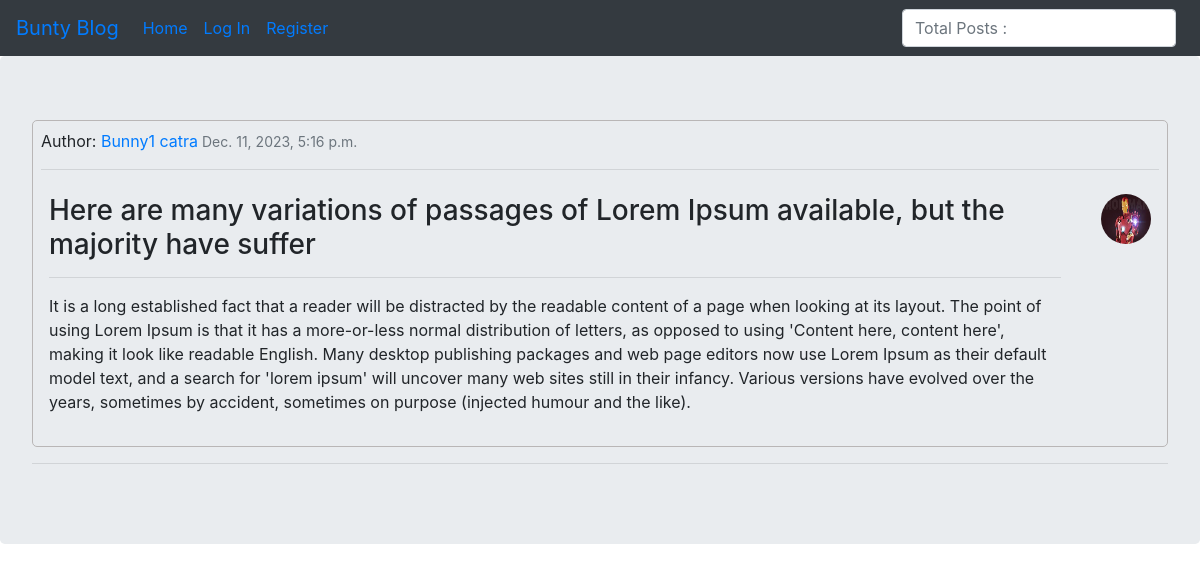
Page /details/3/ on the committed database.
### blogapp/models.py (models this page shows)
class Post(models.Model):
    title=models.CharField(max_length=100)
    body=models.TextField()
    author=models.ForeignKey(User,on_delete=models.CASCADE)
    date=models.DateTimeField(default=timezone.now)

### users/models.py (models this page shows, shortened)
class Profile(models.Model):
    user=models.OneToOneField(User,on_delete=models.CASCADE)
    bio=models.CharField(max_length=30)
    fb_url=models.CharField(max_length=50)
    image=models.ImageField(default='default.jpg',upload_to='profile_pic')

### blogapp/views.py (the view)
# urls.py: path('details/<int:id>/',views.DetailsView, name='detail-post'),
def DetailsView(request, id):
    post = Post.objects.get(id=id)
    print(post.author)
    print(request.user)
    return render(request, 'blogapp/details.html', {'title': 'Home', 'post': post})

### templates/blogapp/details.html (shortened to what this page needs)
{% extends 'blogapp/base.html' %}
{% block bodyblock %}
<div class="jumbotron">
    <div class="container p-2" style="border: 1px solid rgb(185, 182, 182); border-radius: 5px;">
        Author: <a href="">{{post.author.first_name | title}} {{post.author.last_name}}</a><small class="text-muted">
            {{post.date}} </small>
        <hr>
        <div class="d-flex bd-highlight">
            <div class="p-2 flex-grow-1 bd-highlight">
                <h3>{{post.title | capfirst }}</h3>
                <hr>
                <p>{{post.body | capfirst }}</p>
            </div>
            <div class="p-2 bd-highlight"> <img class="ml-4 rounded-circle" src="{{post.author.profile.image.url}}"
                    alt="No image" width="50" height="50"></div>
        </div>
    </div>
    <hr>
</div>
{% endblock %}

### rows in the picture
Post: author.first_name "Bunny1", author.last_name "catra", date "Dec. 11, 2023, 5:16 p.m.", title "Here are many variations of passages of Lorem Ipsum available, but the majority have suffer", body "It is a long established fact that a reader will be distracted by the readable content of a page when looking at its layout. The point of using Lorem Ipsum is that it has a more-or-less normal distribution of letters, as opposed to using 'Content here, content here', making it look like readable English. Many desktop publishing packages and web page editors now use Lorem Ipsum as their default model text, and a search for 'lorem ipsum' will uncover many web sites still in their infancy. Various versions have evolved over the years, sometimes by accident, sometimes on purpose (injected humour and the like).", author.profile.image (picture)
